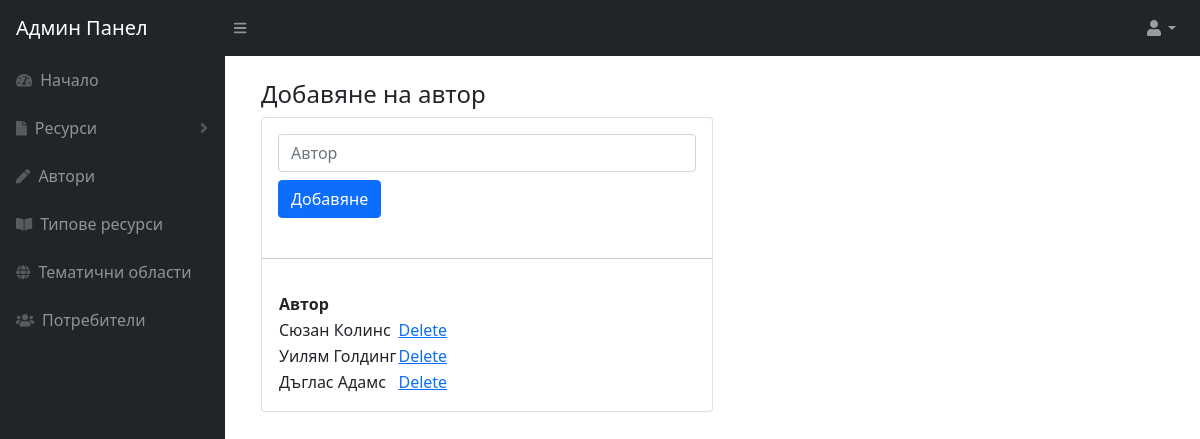
Screenshot of /admin/authors/ with the database file from the repository.
### tables this page shows
CREATE TABLE `authors` (
  `author_id` int(5) NOT NULL,
  `author_name` varchar(255) NOT NULL
);

### admin/views/authors.php (the view, shortened to what this page needs)
<div class="container-fluid">
    <div class="row">
        <div class="col-md-12 my-4">
        <h4 class="card-title">Добавяне на автор</h4>
            <div class="card w-50" style="min-width: 410px;">
                <form method="POST" enctype="multipart/form-data" class="form-horizontal">
                    <div class="card-body">
                        <div class="form-group row mb-2">
                            <div class="input-group">
                                <input name="author_name" type="text" class="form-control" placeholder="Автор">
                            </div>
                        </div>
                        <div class="form-group row mb-2">
                            <div class="col-sm-12">
                                <button name="author_submit" type="submit" class="btn btn-primary">Добавяне</button>
                            </div>
                        </div>
                    </div>
                </form>
                <hr>
                <div class="card-body">
                <table id="datatablesSimple">
                    <thead>
                        <tr>
                            <th>Автор</th>
                            <th></th>
                        </tr>
                    </thead>
                    <tbody>
                        <?php
                    $query = "SELECT * FROM authors";
                    $read_query = mysqli_query($connection, $query);
                    while($row = mysqli_fetch_assoc($read_query)){
                        $author_id = $row['author_id'];
                        $author_name = $row['author_name'];
                        echo "<tr><td>".$author_name."</td>";
                        echo "<td><a onclick=\"return confirm('Наистина ли искате да изтриете този автор?');\" href='/infolib/admin/authors/delete/".$author_id."'>Delete</a></td>";
                    }
                    ?>
                    </tbody>
                </table>
            </div></div>

### rows the page displays
authors: author_name "Сюзан Колинс"
authors: author_name "Уилям Голдинг"
authors: author_name "Дъглас Адамс"
